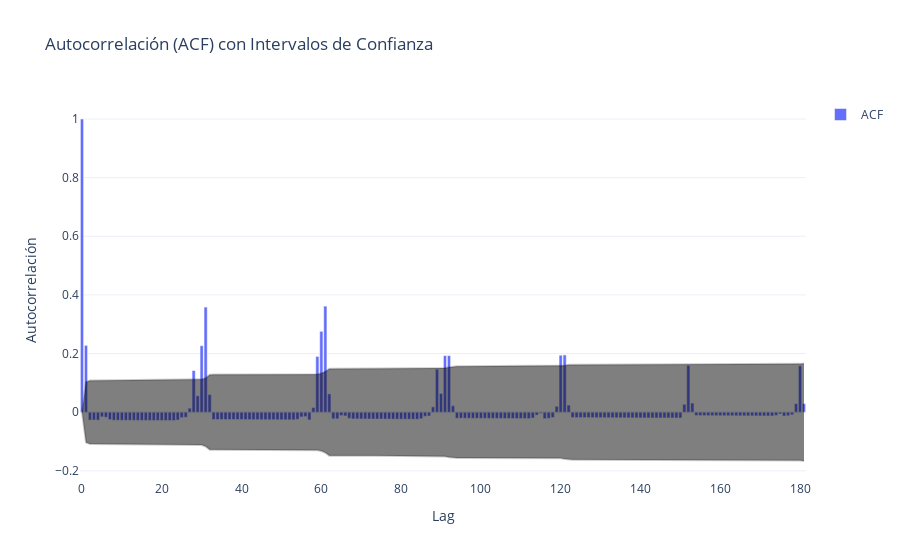
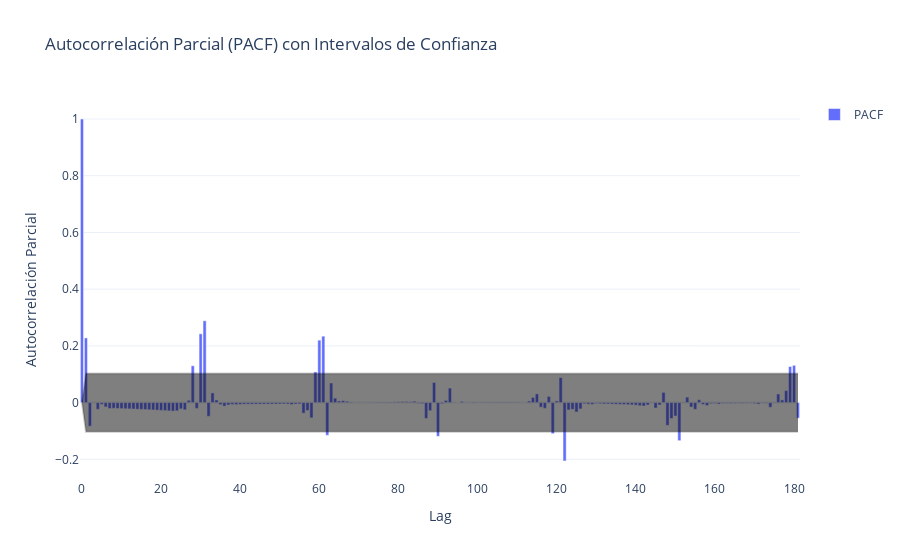

The notebook cell saved with these charts, in order:
### Code cell
import matplotlib.pyplot as plt
from statsmodels.graphics.tsaplots import plot_acf, plot_pacf

# Filtrar solo valores válidos (descartar NaN y valores de calidad errónea)
serie_valida = historical_series.loc[historical_series['value'] != -99987.6, 'value']

# Correlación Total (ACF)
plt.figure(figsize=(10, 6))
plot_acf(serie_valida, lags=100, title="Autocorrelación (ACF)")
plt.show()

# Correlación Parcial (PACF)
plt.figure(figsize=(10, 6))
plot_pacf(serie_valida, lags=100, title="Autocorrelación Parcial (PACF)")
plt.show()


import pandas as pd
import numpy as np
from statsmodels.tsa.stattools import acf, pacf
import plotly.graph_objects as go

# Filtrar solo valores válidos (descartar NaN y valores de calidad errónea)
serie_valida = historical_series.loc[historical_series['value'] != -99999, 'value']

# Calcular valores de ACF y PACF con intervalos de confianza
max_lags = len(serie_valida) // 2

lags = 260  # Número de retardos
acf_values, confint_acf = acf(serie_valida, nlags=max_lags, alpha=0.05, fft=True)
pacf_values, confint_pacf = pacf(serie_valida, nlags=max_lags, alpha=0.05, method='ywmle')

# Crear gráfico para ACF con intervalos de confianza
fig_acf = go.Figure()

# Añadir las barras de ACF
fig_acf.add_trace(go.Bar(x=np.arange(len(acf_values)), y=acf_values, name="ACF"))

# Añadir los intervalos de confianza
fig_acf.add_trace(
    go.Scatter(
        x=np.arange(len(acf_values)),
        y=confint_acf[:, 0] - acf_values,
        mode='lines',
        line=dict(color="rgba(0,0,0,0.2)"),
        name="Límite Inferior",
        showlegend=False
    )
)
fig_acf.add_trace(
    go.Scatter(
        x=np.arange(len(acf_values)),
        y=confint_acf[:, 1] - acf_values,
        mode='lines',
        fill='tonexty',
        line=dict(color="rgba(0,0,0,0.2)"),
        name="Límite Superior",
        showlegend=False
    )
)

fig_acf.update_layout(
    title="Autocorrelación (ACF) con Intervalos de Confianza",
    xaxis_title="Lag",
    yaxis_title="Autocorrelación",
    template="plotly_white"
)
fig_acf.show()

# Crear gráfico para PACF con intervalos de confianza
fig_pacf = go.Figure()

# Añadir las barras de PACF
fig_pacf.add_trace(go.Bar(x=np.arange(len(pacf_values)), y=pacf_values, name="PACF"))

# Añadir los intervalos de confianza
fig_pacf.add_trace(
    go.Scatter(
        x=np.arange(len(pacf_values)),
        y=confint_pacf[:, 0] - pacf_values,
        mode='lines',
        line=dict(color="rgba(0,0,0,0.2)"),
        name="Límite Inferior",
        showlegend=False
    )
)
fig_pacf.add_trace(
    go.Scatter(
        x=np.arange(len(pacf_values)),
        y=confint_pacf[:, 1] - pacf_values,
        mode='lines',
        fill='tonexty',
        line=dict(color="rgba(0,0,0,0.2)"),
        name="Límite Superior",
        showlegend=False
    )
)

fig_pacf.update_layout(
    title="Autocorrelación Parcial (PACF) con Intervalos de Confianza",
    xaxis_title="Lag",
    yaxis_title="Autocorrelación Parcial",
    template="plotly_white"
)
fig_pacf.show()

### Figure 1 — Plotly figure (JSON) as saved in the notebook; plotly's stock layout.template omitted (floating-point values rounded to 4 significant figures; data arrays with more than 128 entries replaced by an {"elided": "..."} marker saying what was removed)
{"data": [{"name": "ACF", "type": "bar", "x": {"elided": "182 int values"}, "y": {"elided": "182 float values"}}, {"line": {"color": "rgba(0,0,0,0.2)"}, "mode": "lines", "name": "Límite Inferior", "showlegend": false, "type": "scatter", "x": {"elided": "182 int values"}, "y": {"elided": "182 float values"}}, {"fill": "tonexty", "line": {"color": "rgba(0,0,0,0.2)"}, "mode": "lines", "name": "Límite Superior", "showlegend": false, "type": "scatter", "x": {"elided": "182 int values"}, "y": {"elided": "182 float values"}}], "layout": {"title": {"text": "Autocorrelación (ACF) con Intervalos de Confianza"}, "xaxis": {"title": {"text": "Lag"}}, "yaxis": {"title": {"text": "Autocorrelación"}}}}

### Figure 2 — Plotly figure (JSON) as saved in the notebook; plotly's stock layout.template omitted (floating-point values rounded to 4 significant figures; data arrays with more than 128 entries replaced by an {"elided": "..."} marker saying what was removed)
{"data": [{"name": "PACF", "type": "bar", "x": {"elided": "182 int values"}, "y": {"elided": "182 float values"}}, {"line": {"color": "rgba(0,0,0,0.2)"}, "mode": "lines", "name": "Límite Inferior", "showlegend": false, "type": "scatter", "x": {"elided": "182 int values"}, "y": {"elided": "182 float values"}}, {"fill": "tonexty", "line": {"color": "rgba(0,0,0,0.2)"}, "mode": "lines", "name": "Límite Superior", "showlegend": false, "type": "scatter", "x": {"elided": "182 int values"}, "y": {"elided": "182 float values"}}], "layout": {"title": {"text": "Autocorrelación Parcial (PACF) con Intervalos de Confianza"}, "xaxis": {"title": {"text": "Lag"}}, "yaxis": {"title": {"text": "Autocorrelación Parcial"}}}}
